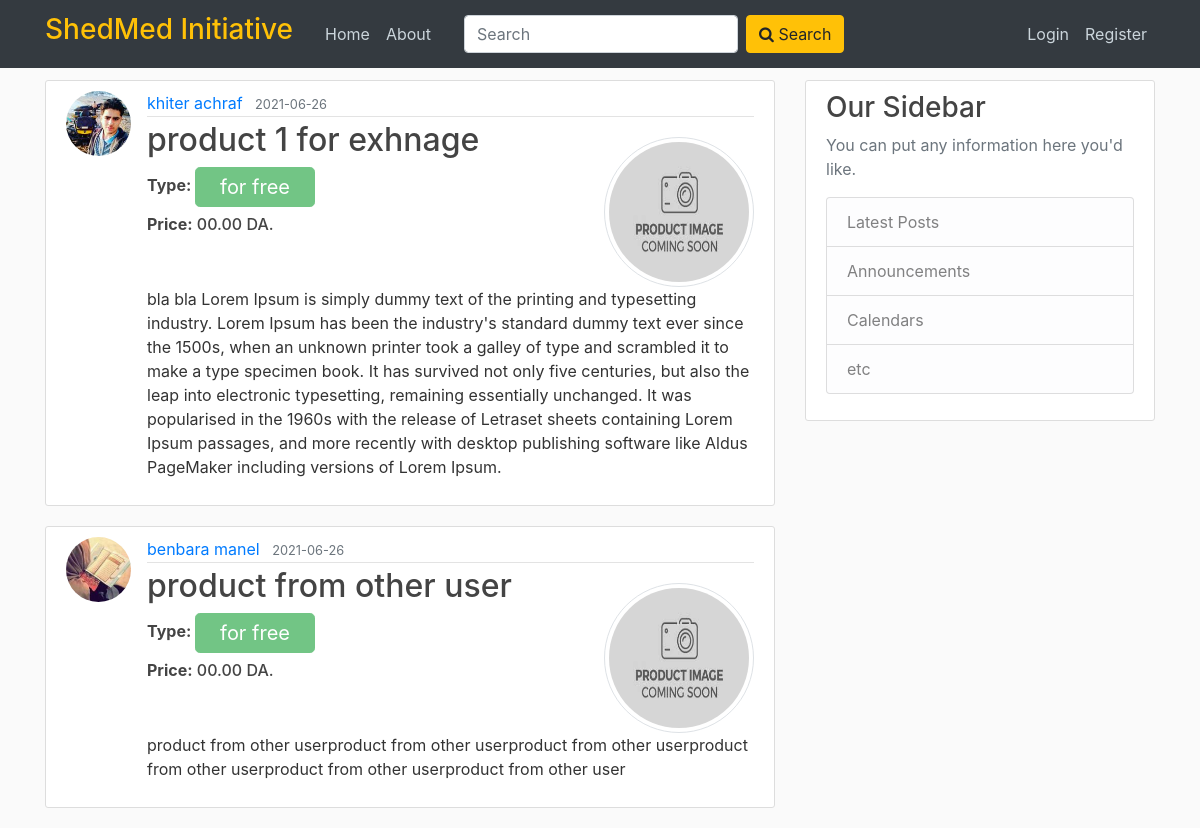
Page /home on the earlier database version.
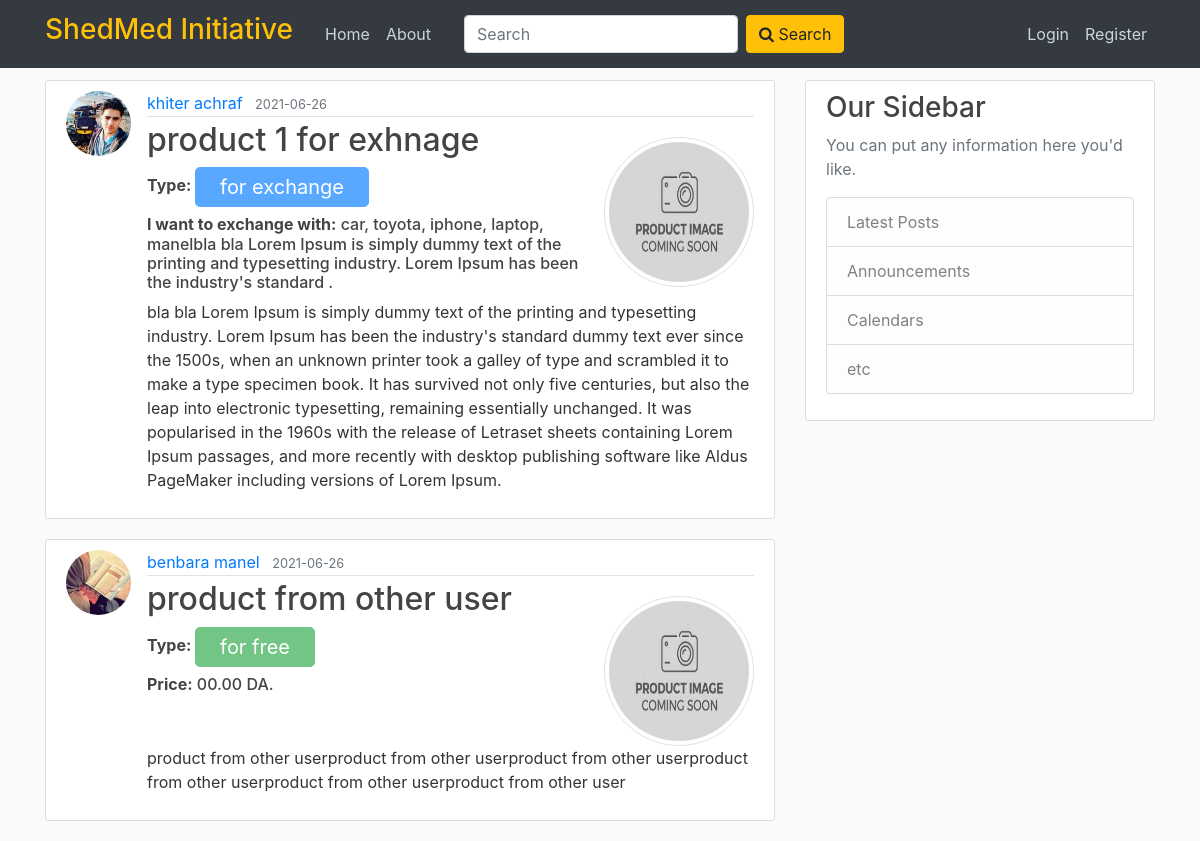
Same page on the later database version.
### flaskblog/models.py (models this page shows, shortened)
class Product(db.Model):
    id = db.Column(db.Integer, primary_key=True)
    title = db.Column(db.String(100), nullable=False)
    date_posted = db.Column(db.DateTime, nullable=False, default=datetime.utcnow)
    content = db.Column(db.Text, nullable=False)
    user_id = db.Column(db.Integer, db.ForeignKey('user.id'), nullable=False)
    store_id = db.Column(db.Integer, db.ForeignKey('store.id'), nullable=True)
    image_product = db.Column(db.String(20), nullable=False, default='defaultProduct.jpg')
    type = db.Column(db.String, nullable=False)
    price = db.Column(db.Integer, nullable=True)  # we should give a price when we choose a product for sale
    exchangeList = db.Column(db.String,
                             nullable=True)  # we should give a list of exchange when we choose a product for exchange.

class User(db.Model, UserMixin):
    id = db.Column(db.Integer, primary_key=True)
    username = db.Column(db.String(20), unique=True, nullable=False)
    email = db.Column(db.String(120), unique=True, nullable=False)
    image_profile = db.Column(db.String(20), nullable=False, default='defaultProfile.jpg')
    password = db.Column(db.String(60), nullable=False)
    products = db.relationship('Product', backref='owner', lazy=True)

### flaskblog/routes.py (the view)
@app.route("/")
@app.route("/home")
def home():
    products = Product.query.all()
    return render_template('home.html', products=products)

### flaskblog/templates/home.html
{% extends "layout.html" %}
{% block content %}
    {% for product in products %}
        <article class="media content-section">
          <img class="rounded-circle article-img" src="{{ url_for('static', filename='profile_pics/' + product.owner.image_profile) }}">
          <div class="media-body">
            <div class="article-metadata">
              <a class="mr-2" href="#">{{ product.owner.username }}</a>
              <small class="text-muted">{{ product.date_posted.strftime('%Y-%m-%d') }}</small>
            </div>
              <div class="media">
                <div class="media-body">
                  <h2><a class="article-title" href="{{ url_for('product', product_id=product.id) }}">{{ product.title }}</a></h2>
                  {% if product.type == "for sale" %}
                    <h6 class="article-title"> <b>Type: </b> <button type="button" class="btn btn-warning btn-lg p-1 pl-4 pr-4" disabled> {{ product.type }} </button></h6>
                    <h6 class="article-title"> <b>Price:</b> {{ product.price }} DA.</h6>
                  {% elif product.type == "for free" %}
                    <h6 class="article-title"> <b>Type: </b> <button type="button" class="btn btn-success btn-lg p-1 pl-4 pr-4" disabled>{{ product.type }}</button></h6>
                    <h6 class="article-title"> <b>Price:</b> 00.00 DA.</h6>
                  {%  elif product.type == "for exchange" %}
                    <h6 class="article-title"> <b>Type: </b> <button type="button" class="btn btn-primary btn-lg p-1 pl-4 pr-4" disabled>{{ product.type }}</button></h6>
                    <h6 class="article-title"> <b>I want to exchange with:</b> {{ product.exchangeList }}.</h6>
                  {% else %}
                    <h6 class="article-title"> <b> No type is chosen</b>.</h6>
                  {% endif %}
                </div>
                {% set image_product = url_for('static', filename='product_pics/' + product.image_product) %}
                <img class="rounded-circle product-home-img img-thumbnail" src="{{ image_product }}">
              </div>
              <p class="article-content">{{ product.content }}</p>
          </div>
        </article>
    {% endfor %}
{% endblock content %}

### flaskblog/templates/layout.html (shortened to what this page needs)
<!DOCTYPE html>
<html>
<head>
    <link rel="stylesheet" href="https://cdnjs.cloudflare.com/ajax/libs/font-awesome/4.7.0/css/font-awesome.min.css">
    <link rel="stylesheet" href="https://maxcdn.bootstrapcdn.com/bootstrap/4.0.0/css/bootstrap.min.css">
    <link rel="stylesheet" type="text/css" href="{{ url_for('static', filename='main.css') }}">
</head>
<body>
    <header class="site-header">
      <nav class="navbar navbar-expand-md navbar-dark bg-dark fixed-top">
        <div class="container">
          <a class="navbar-brand mr-4" href="/"><h3 class="yellowLogo"  >ShedMed Initiative</h3></a>
          <div class="collapse navbar-collapse" id="navbarToggle">
            <div class="navbar-nav mr-auto">
              <a class="nav-item nav-link" href="{{ url_for('home') }}">Home</a>
              <a class="nav-item nav-link" href="{{ url_for('about') }}">About</a>
              <form id="searchForm" class="form-inline">
                <input class="form-control mr-sm-2" type="search" placeholder="Search" aria-label="Search" name="search" id="search">
                <button class="btn btn-warning my-2 my-sm-0" type="submit"> <i class="fa fa-search"></i>  Search </button>
              </form>
            </div>
            <div class="navbar-nav">
              {% if current_user.is_authenticated %}
                <a class="nav-item nav-link" href="{{ url_for('new_product') }}">New Product</a>
                <a class="nav-item nav-link" href="{{ url_for('account') }}">Account</a>
                <a class="nav-item nav-link" href="{{ url_for('logout') }}">Logout</a>
              {% else %}
                <a class="nav-item nav-link" href="{{ url_for('login') }}">Login</a>
                <a class="nav-item nav-link" href="{{ url_for('register') }}">Register</a>
              {% endif %}
            </div>
          </div>
        </div>
      </nav>
    </header>
    <main role="main" class="container">
      <div class="row">
        <div class="col-md-8">
          {% block content %}{% endblock %}
        </div>
        <div class="col-md-4">
          <div class="content-section">
            <h3>Our Sidebar</h3>
            <p class='text-muted'>You can put any information here you'd like.
              <ul class="list-group">
                <li class="list-group-item list-group-item-light">Latest Posts</li>
                <li class="list-group-item list-group-item-light">Announcements</li>
                <li class="list-group-item list-group-item-light">Calendars</li>
                <li class="list-group-item list-group-item-light">etc</li>
              </ul>
            </p>
          </div>
        </div>
      </div>
    </main>
</body>
</html>

### flaskblog/static/main.css (style rules this page uses)
body { background: #fafafa; color: #333333; margin-top: 5rem; }
h1, h2, h3, h4, h5, h6 { color: #444444; }
.site-header .navbar-nav .nav-link { color: #cbd5db; }
.content-section { background: #ffffff; padding: 10px 20px; border: 1px solid #dddddd; border-radius: 3px; margin-bottom: 20px; }
.article-title { color: #444444; }
.article-content { white-space: pre-line; }
.article-img { height: 65px; width: 65px; margin-right: 16px; }
.article-metadata { padding-bottom: 1px; margin-bottom: 4px; border-bottom: 1px solid #e3e3e3 }
.product-home-img { height: 150px; width: 150px; margin-top: 16px; }
#searchForm { padding-left:25px; }
.yellowLogo { color:#ffc107; }

Differences in the rows shown:
changed Product "product 1 for exhnage": exchangeList (not shown) → "car, toyota, iphone, laptop, manelbla bla Lorem Ipsum is simply dummy text of the printing and typesetting industry. Lorem Ipsum has been the industry's standard"; type "for free" → "for exchange"; type "Price: 00.00 DA." → "I want to exchange with: ."
